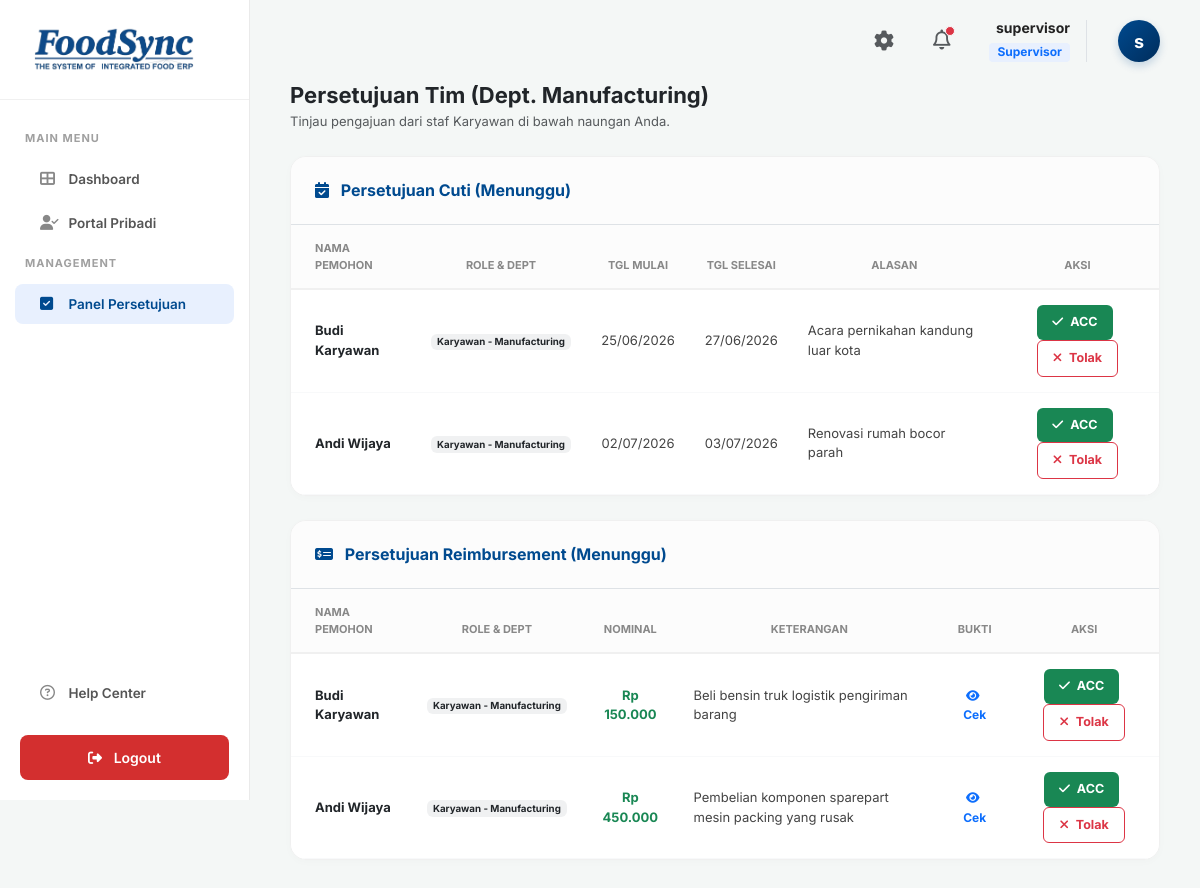
Screenshot of /Modul_HR/supervisor.php (signed in) with the database file from the repository.
### tables this page shows
CREATE TABLE `tb_cuti` (
  `id_cuti` int(11) NOT NULL,
  `id_karyawan` varchar(20) NOT NULL,
  `tgl_mulai` date NOT NULL,
  `tgl_selesai` date NOT NULL,
  `alasan` text NOT NULL,
  `status` enum('Pending','Disetujui','Ditolak') DEFAULT 'Pending'
);

CREATE TABLE `karyawan` (
  `id_karyawan` varchar(20) NOT NULL,
  `nik` varchar(30) NOT NULL,
  `nama_lengkap` varchar(100) NOT NULL,
  `email` varchar(100) NOT NULL,
  `password` varchar(255) NOT NULL,
  `departemen` varchar(50) NOT NULL,
  `jabatan` varchar(50) NOT NULL,
  `role_akun` varchar(30) NOT NULL
);

CREATE TABLE `tb_reimbursement` (
  `id_reimburse` int(11) NOT NULL,
  `id_karyawan` varchar(20) NOT NULL,
  `nominal` decimal(15,2) NOT NULL,
  `keterangan` text NOT NULL,
  `bukti_foto` varchar(255) NOT NULL,
  `status` enum('Pending','Disetujui','Ditolak') DEFAULT 'Pending'
);

### Modul_HR/supervisor.php (the view, shortened to what this page needs)
<?php
require 'koneksi.php';
$user_name = $_SESSION['nama_lengkap'];
$role = $_SESSION['role_akun'];
$departemen_user = $_SESSION['departemen'];
if ($role == 'Supervisor') {
    $filter_role = "AND k.role_akun = 'Karyawan' AND k.departemen = '$departemen_user'";
    $judul_halaman = "Persetujuan Tim (Dept. $departemen_user)";
    $desc_halaman = "Tinjau pengajuan dari staf Karyawan di bawah naungan Anda.";
} elseif ($role == 'HRD') {
    $filter_role = "AND k.role_akun IN ('Supervisor', 'Finance')";
    $judul_halaman = "Persetujuan Tingkat Manajemen";
    $desc_halaman = "Tinjau pengajuan dari level Supervisor dan Finance lintas departemen.";
} else {
    $filter_role = "";
    $judul_halaman = "Persetujuan Global (Superadmin)";
    $desc_halaman = "Tinjau seluruh pengajuan lintas departemen dan jabatan.";
}
$query_cuti_pending = mysqli_query($conn, "SELECT c.*, k.nama_lengkap, k.departemen, k.role_akun FROM tb_cuti c JOIN karyawan k ON c.id_karyawan = k.id_karyawan WHERE c.status = 'Pending' $filter_role");
$query_reimb_pending = mysqli_query($conn, "SELECT r.*, k.nama_lengkap, k.departemen, k.role_akun FROM tb_reimbursement r JOIN karyawan k ON r.id_karyawan = k.id_karyawan WHERE r.status = 'Pending' $filter_role");
?>
<!DOCTYPE html>
<html lang="id">
<head>
    <link href="https://cdn.jsdelivr.net/npm/bootstrap@5.3.0/dist/css/bootstrap.min.css" rel="stylesheet">
    <link rel="stylesheet" href="https://cdnjs.cloudflare.com/ajax/libs/font-awesome/6.4.0/css/all.min.css">
</head>
<body>
   <?php $current_page = basename($_SERVER['PHP_SELF']); ?>
    <div class="sidebar">
        <div class="brand-logo-container">
            <img src="logo.png" alt="FoodSync Logo" class="brand-logo-img">
        </div>
        <div class="menu-title">MAIN MENU</div>
        <ul class="nav flex-column">
            <li class="nav-item"><a class="nav-link <?= ($current_page == 'dashboard.php') ? 'active' : ''; ?>" href="dashboard.php"><i class="fas fa-th-large"></i> Dashboard</a></li>
            <li class="nav-item"><a class="nav-link <?= in_array($current_page, ['karyawan.php', 'karyawan_cuti.php', 'karyawan_reimbursement.php']) ? 'active' : ''; ?>" href="karyawan.php"><i class="fas fa-user-check"></i> Portal Pribadi</a></li>
        </ul>
        <?php if ($role == 'HRD' || $role == 'Admin' || $role == 'Supervisor' || $role == 'Finance'): ?>
        <div class="menu-title">MANAGEMENT</div>
        <ul class="nav flex-column">
            <?php if ($role == 'Supervisor' || $role == 'Admin' || $role == 'HRD'): ?>
                <li class="nav-item"><a class="nav-link <?= ($current_page == 'supervisor.php') ? 'active' : ''; ?>" href="supervisor.php"><i class="fas fa-check-square"></i> Panel Persetujuan</a></li>
            <?php endif; ?>
        </ul>
        <?php endif; ?>
        <div class="mt-auto">
            <ul class="nav flex-column mb-3">
                <li class="nav-item"><a class="nav-link <?= ($current_page == 'help_center.php') ? 'active' : ''; ?>" href="help_center.php"><i class="far fa-question-circle"></i> Help Center</a></li>
            </ul>
            <a href="logout.php" class="btn-logout d-block"><i class="fas fa-sign-out-alt me-2"></i> Logout</a>
        </div>
    </div>
    <div class="main-content">
        <div class="top-bar">
            <div class="user-profile d-flex align-items-center">
                <i class="fas fa-cog text-muted fs-5 me-4" style="cursor:pointer; transition:0.2s;" onmouseover="this.style.color='#004a8f'" onmouseout="this.style.color='#6c757d'" data-bs-toggle="modal" data-bs-target="#modalPengaturan" title="Keamanan Akun"></i>
                <div class="dropdown me-4">
                    <div data-bs-toggle="dropdown" aria-expanded="false" style="position: relative; cursor:pointer;" id="bell-icon-container">
                        <i class="far fa-bell text-muted fs-5" style="transition:0.2s;" onmouseover="this.style.color='#004a8f'" onmouseout="this.style.color='#6c757d'"></i>
                        <span id="notif-dot" class="position-absolute top-0 start-100 translate-middle bg-danger border border-light rounded-circle notif-pulse" style="width: 10px; height: 10px; margin-top: 2px;"></span>
                    </div>
                </div>
                <div class="user-info text-end border-end pe-3 me-3">
                    <div class="user-name mb-1"><?= explode(' ', trim($user_name))[0]; ?></div>
                    <div class="user-role fw-bold text-primary" style="background:#e8f0fe; padding:2px 8px; border-radius:4px; display:inline-block;"><?= $role; ?></div>
                </div>
                <div style="width: 42px; height: 42px; background: linear-gradient(135deg, #004a8f, #002d5c); color: white; border-radius: 50%; display: flex; align-items: center; justify-content: center; font-weight: bold; font-size: 18px; box-shadow: 0 4px 8px rgba(0,74,143,0.2);">
                    <?= substr($user_name, 0, 1); ?>
                </div>
            </div>
        </div>
        <div class="content-body">
            <div class="mb-4">
                <h4 class="fw-bold mb-1 text-dark" style="font-size: 22px;"><?= $judul_halaman; ?></h4>
                <p class="text-muted mb-0" style="font-size: 13px;"><?= $desc_halaman; ?></p>
            </div>
            <div class="row g-4">
                <div class="col-lg-12">
                    <div class="card-panel m-0 p-0 overflow-hidden">
                        <div class="p-4 border-bottom" style="background-color: #fcfcfc;">
                            <h6 class="fw-bold mb-0" style="color: #004a8f;"><i class="fas fa-calendar-check me-2"></i> Persetujuan Cuti (Menunggu)</h6>
                        </div>
                        <div class="table-responsive">
                            <table class="table table-custom text-center align-middle mb-0">
                                <thead><tr><th class="text-start ps-4">Nama Pemohon</th><th>Role & Dept</th><th>Tgl Mulai</th><th>Tgl Selesai</th><th>Alasan</th><th>Aksi</th></tr></thead>
                                <tbody>
                                    <?php if(mysqli_num_rows($query_cuti_pending) > 0): ?>
                                        <?php while($row = mysqli_fetch_assoc($query_cuti_pending)): ?>
                                            <tr>
                                                <td class="fw-bold text-dark text-start ps-4"><?= $row['nama_lengkap']; ?></td>
                                                <td><span class="badge bg-secondary bg-opacity-10 text-dark"><?= $row['role_akun']; ?> - <?= $row['departemen']; ?></span></td>
                                                <td><?= date('d/m/Y', strtotime($row['tgl_mulai'])); ?></td>
                                                <td><?= date('d/m/Y', strtotime($row['tgl_selesai'])); ?></td>
                                                <td class="text-start"><?= $row['alasan']; ?></td>
                                                <td>
                                                    <form method="POST" class="d-inline">
                                                        <button type="submit" name="aksi_cuti" value="acc" class="btn-acc"><i class="fas fa-check me-1"></i> ACC</button>
                                                        <button type="submit" name="aksi_cuti" value="tolak" class="btn-tolak"><i class="fas fa-times me-1"></i> Tolak</button>
                                                    </form>
                                                </td>
                                            </tr>
                                        <?php endwhile; ?>
                                    <?php else: ?>
                                        <tr><td colspan="6" class="text-muted py-5">Antrean pengajuan cuti kosong.</td></tr>
                                    <?php endif; ?>
                                </tbody>
                            </table>
                        </div>
                    </div>
                </div>
                <div class="col-lg-12">
                    <div class="card-panel m-0 p-0 overflow-hidden">
                        <div class="p-4 border-bottom" style="background-color: #fcfcfc;">
                            <h6 class="fw-bold mb-0" style="color: #004a8f;"><i class="fas fa-money-check-alt me-2"></i> Persetujuan Reimbursement (Menunggu)</h6>
                        </div>
                        <div class="table-responsive">
                            <table class="table table-custom text-center align-middle mb-0">
                                <thead><tr><th class="text-start ps-4">Nama Pemohon</th><th>Role & Dept</th><th>Nominal</th><th>Keterangan</th><th>Bukti</th><th>Aksi</th></tr></thead>
                                <tbody>
                                    <?php if(mysqli_num_rows($query_reimb_pending) > 0): ?>
                                        <?php while($row = mysqli_fetch_assoc($query_reimb_pending)): ?>
                                            <tr>
                                                <td class="fw-bold text-dark text-start ps-4"><?= $row['nama_lengkap']; ?></td>
                                                <td><span class="badge bg-secondary bg-opacity-10 text-dark"><?= $row['role_akun']; ?> - <?= $row['departemen']; ?></span></td>
                                                <td class="text-success fw-bold">Rp <?= number_format($row['nominal'], 0, ',', '.'); ?></td>
                                                <td class="text-start"><?= $row['keterangan']; ?></td>
                                                <td>
                                                    <?php if(!empty($row['bukti_foto'])): ?>
                                                        <a href="uploads/<?= $row['bukti_foto']; ?>" target="_blank" class="text-primary text-decoration-none fw-bold" style="font-size: 12px;"><i class="fas fa-eye me-1"></i> Cek</a>
                                                    <?php else: ?>
                                                        <span class="text-muted">-</span>
                                                    <?php endif; ?>
                                                </td>
                                                <td>
                                                    <form method="POST" class="d-inline">
                                                        <button type="submit" name="aksi_reimburse" value="acc" class="btn-acc"><i class="fas fa-check me-1"></i> ACC</button>
                                                        <button type="submit" name="aksi_reimburse" value="tolak" class="btn-tolak"><i class="fas fa-times me-1"></i> Tolak</button>
                                                    </form>
                                                </td>
                                            </tr>
                                        <?php endwhile; ?>
                                    <?php else: ?>
                                        <tr><td colspan="6" class="text-muted py-5">Antrean klaim reimbursement kosong.</td></tr>
                                    <?php endif; ?>
                                </tbody>
                            </table>
                        </div>
                    </div>
                </div>
            </div>
        </div>
    </div>
</body>
</html>

### Modul_HR/supervisor.php (style rules this page uses)
body { background-color: #f4f7f6; font-family: 'Inter', sans-serif; overflow-x: hidden; color: #333; }
.sidebar { width: 250px; height: 100vh; background-color: #ffffff; position: fixed; top: 0; left: 0; display: flex; flex-direction: column; border-right: 1px solid #eaeaea; z-index: 1000; overflow-y: auto; }
.brand-logo-container { padding: 20px; text-align: center; border-bottom: 1px solid #f0f0f0; margin-bottom: 20px; height: 100px; display: flex; align-items: center; justify-content: center; }
.brand-logo-img { width: 100%; max-width: 200px; max-height: 75px; object-fit: contain; }
.menu-title { font-size: 11px; font-weight: 700; color: #a0a0a0; padding: 0 25px; margin-bottom: 10px; margin-top: 10px; text-transform: uppercase; letter-spacing: 1px; }
.nav-link { color: #555; font-weight: 600; padding: 10px 25px; margin: 2px 15px; border-radius: 8px; font-size: 13.5px; transition: 0.2s; }
.nav-link i { width: 25px; color: #888; font-size: 15px; }
.nav-link.active { background-color: #e8f0fe; color: #004a8f; }
.nav-link.active i { color: #004a8f; }
.btn-logout { background-color: #d32f2f; color: white; border-radius: 8px; padding: 12px; font-weight: 600; font-size: 14px; text-align: center; text-decoration: none; margin: 20px; transition: 0.2s; }
.main-content { margin-left: 250px; padding: 0; }
.top-bar { background-color: #f4f7f6; padding: 20px 40px; display: flex; justify-content: flex-end; align-items: center; }
.user-profile { display: flex; align-items: center; gap: 15px; }
.user-info { text-align: right; line-height: 1.2; }
.user-name { font-weight: 700; font-size: 14px; color: #222; }
.user-role { font-size: 12px; color: #888; }
.content-body { padding: 0 40px 40px 40px; }
.card-panel { background: white; border-radius: 16px; padding: 25px; box-shadow: 0 2px 8px rgba(0,0,0,0.02); border: 1px solid #f0f0f0; margin-bottom: 25px; }
.btn-acc { background-color: #198754; color: white; border: none; padding: 8px 15px; border-radius: 6px; font-size: 12.5px; font-weight: bold; margin-right: 5px; transition:0.2s; }
.btn-tolak { background-color: white; color: #dc3545; border: 1px solid #dc3545; padding: 8px 15px; border-radius: 6px; font-size: 12.5px; font-weight: bold; transition:0.2s; }
.table-custom th { background-color: #fcfcfc; color: #888; padding: 15px; font-size: 11px; text-transform: uppercase; border-bottom: 2px solid #f0f0f0; font-weight: 700; }
.table-custom td { padding: 15px; font-size: 13px; vertical-align: middle; color: #444; border-bottom: 1px solid #f8f9fa; }
.notif-pulse { animation: pulse-red 2s infinite; }

### rows the page displays
tb_cuti: id_karyawan.nama_lengkap "Budi Karyawan", id_karyawan.role_akun "Karyawan", id_karyawan.departemen "Manufacturing", tgl_mulai "25/06/2026", tgl_selesai "27/06/2026", alasan "Acara pernikahan kandung luar kota"
tb_cuti: id_karyawan.nama_lengkap "Andi Wijaya", id_karyawan.role_akun "Karyawan", id_karyawan.departemen "Manufacturing", tgl_mulai "02/07/2026", tgl_selesai "03/07/2026", alasan "Renovasi rumah bocor parah"
tb_reimbursement: id_karyawan.nama_lengkap "Budi Karyawan", id_karyawan.role_akun "Karyawan", id_karyawan.departemen "Manufacturing", nominal "150.000", keterangan "Beli bensin truk logistik pengiriman barang"
tb_reimbursement: id_karyawan.nama_lengkap "Andi Wijaya", id_karyawan.role_akun "Karyawan", id_karyawan.departemen "Manufacturing", nominal "450.000", keterangan "Pembelian komponen sparepart mesin packing yang rusak"

### other values shown
explode(' ', trim($user_name))[0] "supervisor"
$role "Supervisor"
substr($user_name, 0, 1) "s"
$judul_halaman "Persetujuan Tim (Dept. Manufacturing)"
$desc_halaman "Tinjau pengajuan dari staf Karyawan di bawah naungan Anda."
